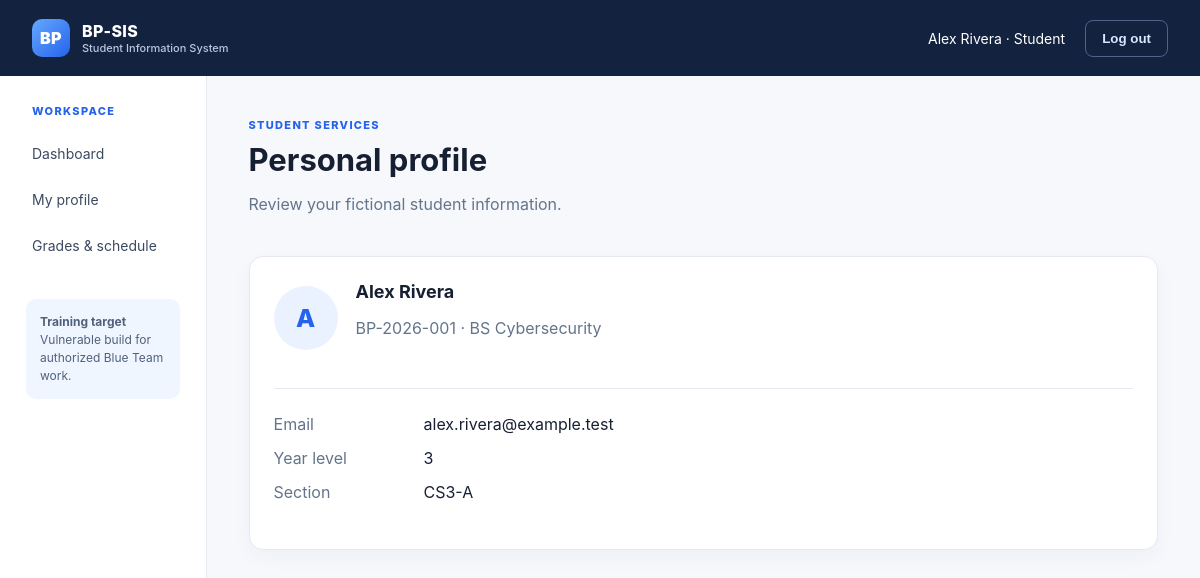
The app's page /student/profile (signed in) with its own data.
### tables this page shows
CREATE TABLE users (
    id INTEGER PRIMARY KEY, username TEXT UNIQUE NOT NULL, password TEXT NOT NULL,
    role TEXT NOT NULL CHECK(role IN ('student','faculty','admin')),
    full_name TEXT NOT NULL, email TEXT NOT NULL, active INTEGER NOT NULL DEFAULT 1
);

CREATE TABLE students (
    id INTEGER PRIMARY KEY, user_id INTEGER UNIQUE NOT NULL, student_number TEXT UNIQUE NOT NULL,
    program TEXT NOT NULL, year_level INTEGER NOT NULL, section TEXT NOT NULL,
    FOREIGN KEY(user_id) REFERENCES users(id)
);

### bp_sis/app.py (the view)
    @app.route("/student/profile")
    @roles("student")
    def student_profile():
        user = current_user(); conn = get_db()
        requested = request.args.get("record_id")
        record_id = requested or conn.execute("SELECT id FROM students WHERE user_id=?", (user["id"],)).fetchone()["id"]
        student = conn.execute("SELECT s.*, u.full_name, u.email FROM students s JOIN users u ON u.id=s.user_id WHERE s.id=?", (record_id,)).fetchone()
        if not student: abort(404)
        return render_template("student_profile.html", student=student)

### bp_sis/app.py (called while the page is built)
def connect(path: str | Path) -> sqlite3.Connection:
    conn = sqlite3.connect(path)
    conn.row_factory = sqlite3.Row
    conn.execute("PRAGMA foreign_keys = ON")
    return conn

### bp_sis/templates/student_profile.html
{% extends 'base.html' %}{% block title %}My profile{% endblock %}{% block content %}<div class="page-heading"><div><p class="eyebrow">Student services</p><h1>Personal profile</h1><p class="muted">Review your fictional student information.</p></div></div><div class="panel profile"><div class="avatar">{{ student['full_name'][0] }}</div><div><h2>{{ student['full_name'] }}</h2><p class="muted">{{ student['student_number'] }} · {{ student['program'] }}</p></div><dl><dt>Email</dt><dd>{{ student['email'] }}</dd><dt>Year level</dt><dd>{{ student['year_level'] }}</dd><dt>Section</dt><dd>{{ student['section'] }}</dd></dl></div>{% endblock %}

### bp_sis/templates/base.html (shortened to what this page needs)
<!doctype html>
<html lang="en">
<head>
  <link rel="stylesheet" href="{{ url_for('static', filename='style.css') }}">
</head>
<body>
<header class="topbar"><a class="brand" href="{{ url_for('dashboard') if current_user else url_for('login') }}"><span class="brand-mark">BP</span><span>BP-SIS<small>Student Information System</small></span></a>
{% if current_user %}<div class="user-menu"><span>{{ current_user['full_name'] }} · {{ current_user['role']|capitalize }}</span><form method="post" action="{{ url_for('logout') }}"><button class="button ghost">Log out</button></form></div>{% endif %}</header>
{% if current_user %}<div class="shell"><aside class="sidebar"><p class="eyebrow">Workspace</p><a href="{{ url_for('dashboard') }}">Dashboard</a>{% if current_user['role']=='student' %}<a href="{{ url_for('student_profile') }}">My profile</a><a href="{{ url_for('student_records') }}">Grades & schedule</a>{% elif current_user['role']=='faculty' %}<a href="{{ url_for('faculty_subjects') }}">Assigned subjects</a><a href="{{ url_for('faculty_students') }}">Student records</a>{% else %}<a href="{{ url_for('admin_users') }}">User accounts</a><a href="{{ url_for('admin_records') }}">Student & faculty records</a>{% endif %}<div class="sidebar-note"><b>Training target</b><br>Vulnerable build for authorized Blue Team work.</div></aside><main class="content">{% else %}<main class="public-content">{% endif %}{% with messages = get_flashed_messages(with_categories=true) %}{% for category, message in messages %}<div class="flash {{ category }}">{{ message }}</div>{% endfor %}{% endwith %}{% block content %}{% endblock %}</main>{% if current_user %}</div>{% endif %}
</body></html>

### bp_sis/static/style.css (style rules this page uses)
:root { --navy:#13233f;--blue:#2563eb;--sky:#eaf2ff;--ink:#172033;--muted:#64748b;--line:#e5eaf1;--bg:#f6f8fc;--white:#fff;--green:#16845b;--red:#b42318 }
* { box-sizing:border-box }
body { margin:0;background:var(--bg);color:var(--ink);font-family:Inter,ui-sans-serif,system-ui,-apple-system,BlinkMacSystemFont,"Segoe UI",sans-serif }
.topbar { height:76px;background:var(--navy);color:#fff;display:flex;align-items:center;justify-content:space-between;padding:0 32px }
.brand { display:flex;gap:12px;align-items:center;color:#fff;text-decoration:none;font-weight:800;letter-spacing:.02em }
.brand small { display:block;font-size:11px;font-weight:500;color:#b9c7df;letter-spacing:0 }
.brand-mark { width:38px;height:38px;background:linear-gradient(135deg,#65a8ff,#2563eb);display:inline-flex;align-items:center;justify-content:center;border-radius:10px;font-weight:900;color:#fff }
.user-menu { display:flex;align-items:center;gap:20px;font-size:14px }
.user-menu form { margin:0 }
.shell { display:flex;min-height:calc(100vh - 76px) }
.sidebar { width:245px;background:#fff;border-right:1px solid var(--line);padding:28px 18px;display:flex;flex-direction:column;gap:5px }
.sidebar a { color:#3c4a61;text-decoration:none;padding:12px 14px;border-radius:8px;font-size:14px }
.eyebrow { text-transform:uppercase;letter-spacing:.12em;font-size:11px;color:var(--blue);font-weight:800;margin:0 0 9px }
.sidebar .eyebrow { padding:0 14px;margin-bottom:10px }
.sidebar-note { margin:28px 8px 0;padding:14px;border-radius:10px;background:#f0f6ff;color:#51617b;font-size:12px;line-height:1.5 }
.content { max-width:1180px;width:100%;padding:42px }
.page-heading { display:flex;justify-content:space-between;align-items:flex-start;margin-bottom:26px }
.page-heading h1 { margin:0 0 8px;font-size:31px }
.muted { color:var(--muted) }
.stat-card,.panel { background:#fff;border:1px solid var(--line);border-radius:14px;padding:24px;box-shadow:0 7px 20px rgba(26,45,79,.04) }
.panel { margin-bottom:22px }
.panel h2 { font-size:18px;margin:0 0 20px }
.button { border:0;border-radius:8px;padding:10px 16px;font-weight:700;cursor:pointer }
.button.ghost { background:transparent;color:#dce7ff;border:1px solid #4d638c }
.profile { display:grid;grid-template-columns:auto 1fr;gap:18px;align-items:center }
.profile h2 { margin:0 }
.avatar { width:64px;height:64px;border-radius:50%;background:var(--sky);color:var(--blue);display:flex;align-items:center;justify-content:center;font-size:25px;font-weight:800 }
.profile dl { grid-column:1/-1;display:grid;grid-template-columns:150px 1fr;border-top:1px solid var(--line);padding-top:18px }
.profile dt,.profile dd { margin:7px 0 }
.profile dt { color:var(--muted) }

### records on screen
users: full_name "Alex Rivera", role "Student", full_name "A", email "alex.rivera@example.test"
students: student_number "BP-2026-001", program "BS Cybersecurity", year_level "3", section "CS3-A"
